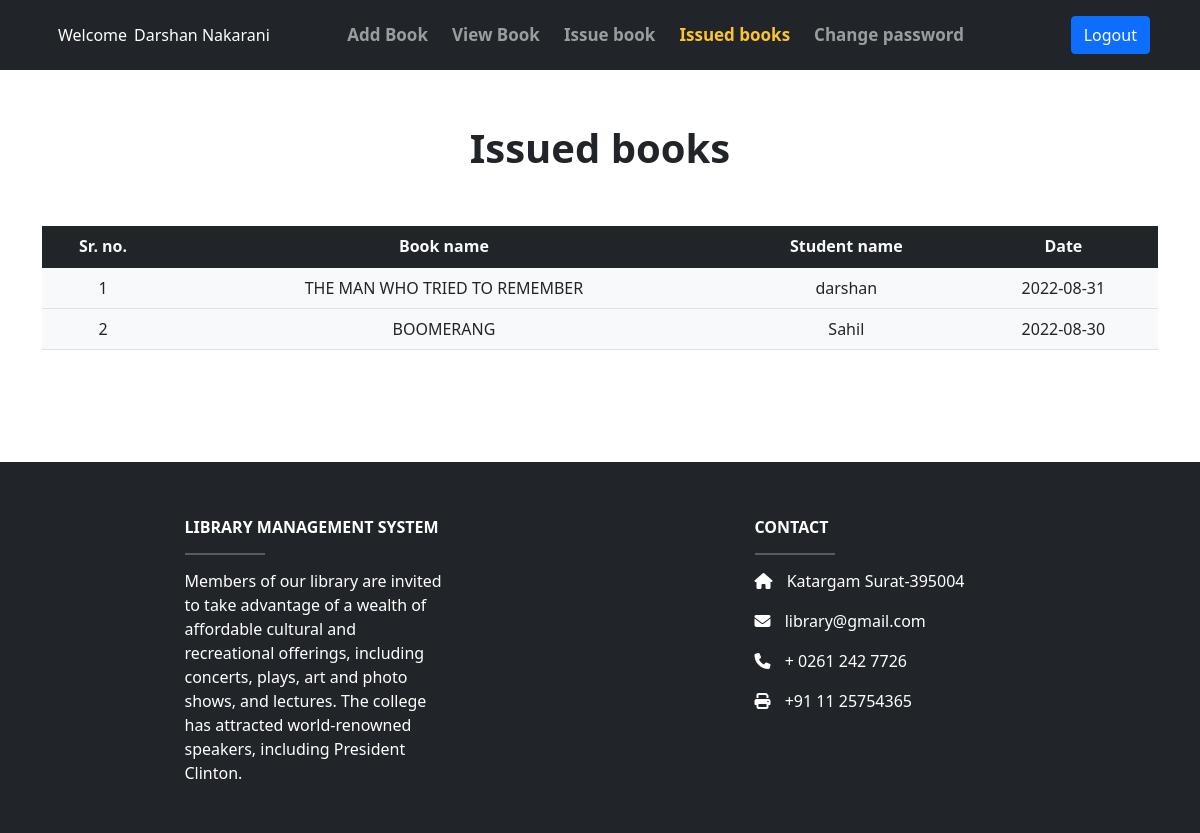
The app's page /issuedbooks.php (signed in) with its own data.
### tables this page shows
CREATE TABLE IF NOT EXISTS `librarian` (
  `id` int(11) NOT NULL AUTO_INCREMENT,
  `name` text NOT NULL,
  `lname` text NOT NULL,
  `gender` text NOT NULL,
  `mobile` text NOT NULL,
  `email` text NOT NULL,
  `education` text NOT NULL,
  `password` text NOT NULL,
  PRIMARY KEY (`id`)
);

CREATE TABLE IF NOT EXISTS `issuebooks` (
  `id` int(11) NOT NULL AUTO_INCREMENT,
  `bookname` text NOT NULL,
  `studentname` text NOT NULL,
  `date` text NOT NULL,
  PRIMARY KEY (`id`)
);

### issuedbooks.php (the view, shortened to what this page needs)
<?php
    include("testconn.php");
    $email = $_SESSION['email'];
    $qry = "SELECT * FROM `librarian` WHERE `email` = '$email'";
    $res = mysqli_query($conn,$qry);
    $row = mysqli_fetch_assoc($res);
    $qry1 = "SELECT * FROM `issuebooks`";
    $res1 = mysqli_query($conn,$qry1);
?>
<!DOCTYPE html>
<html lang="en">
<head>
    <link rel="stylesheet" href="bootstrap/css/bootstrap.min.css">
</head>
<body>
    <nav class="navbar navbar-expand-sm navbar-dark bg-dark">
        <div class="container">
            <li class="nav-link1"><span class="wel_name">Welcome</span><?php echo $row['name']." ".$row['lname']; ?>
            </li>
            <div class="collapse navbar-collapse" id="collapsibleNavbar">
                <ul class="navbar-nav ms-auto me-auto">
                    <li class="nav-item"><a class="nav-link ps-3" href="addbook.php">Add Book</a></li>
                    <li class="nav-item"><a class="nav-link ps-3" href="viewbook.php">View Book</a></li>
                    <li class="nav-item"><a class="nav-link ps-3" href="issuebook.php">Issue book</a></li>
                    <li class="nav-item active"><a class="nav-link ps-3" href="issuedbooks.php">Issued books</a></li>
                    <li class="nav-item"><a class="nav-link ps-3" href="changepassword.php">Change password</a></li>
                </ul>
                <ul class="navbar-nav ms-auto">
                    <li class="nav-item m-0"><a class="nav-link" href="#"><button
                                onclick="location.href = 'logout.php';" class="btn btn-primary">Logout</button></a>
                    </li>
                </ul>
            </div>
        </div>
    </nav>
    <div class="container mb-5 pt-5 pb-5">
        <div class="text-center mb-5 fs-1 fw-bold">
            Issued books
        </div>
        <div class="table-responsive">
            <table class="table table-hover text-center">
                <thead class="bg-dark text-light fw-bold user-select-none">
                    <td>Sr. no.</td>
                    <td>Book name</td>
                    <td>Student name</td>
                    <td>Date</td>
                </thead>
                <tbody class="bg-light">
                    <?php $i=1; while($row1 = mysqli_fetch_assoc($res1)){?>
                        <tr>
                            <td><?php echo $i;?></td>
                            <td><?php echo $row1['bookname'];?></td>
                            <td><?php echo $row1['studentname'];?></td>
                            <td><?php echo $row1['date'];?></td>
                        </tr>
                    <?php $i++;}?>
                </tbody>
            </table>
        </div>
    </div>
    <?php include("footer1.php"); ?>
</body>
</html>

### issuedbooks.php (style rules this page uses)
.navbar .navbar-nav .nav-item { font-size: 17px; font-weight: bold; }
.navbar .navbar-nav .nav-link { color: #fff; }
.navbar .navbar-nav .active>.nav-link { color: #fbc531; pointer-events: none; }
a { text-decoration: none; }
.nav-link1 { display: block; padding: .5rem 1rem; color: white; font-weight: 500; text-decoration: none; }
.wel_name { padding-right: 7px; }

### records on screen
librarian: name "Darshan", lname "Nakarani"
issuebooks: bookname "THE MAN WHO TRIED TO REMEMBER", studentname "darshan", date "2022-08-31"
issuebooks: bookname "BOOMERANG", studentname "Sahil", date "2022-08-30"
